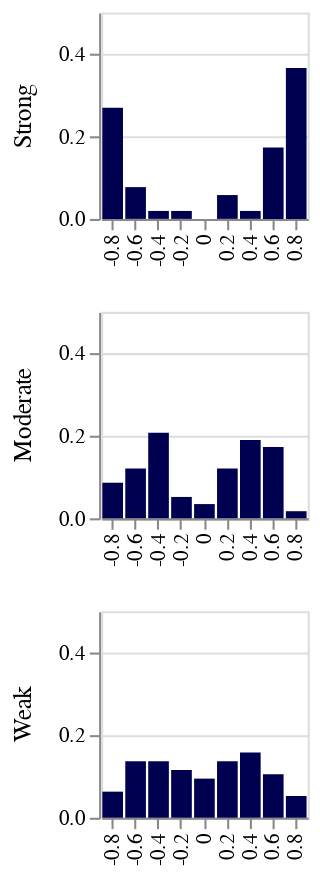

Notebook code cell kept with this figure:
### Code cell
#MINMIMAL = 1
compare_scale['condensed'] = 2
compare_scale['concentrated'] = 2
compare_scale['broad'] = 2
ed1fc = tag_values(merged,compare_scale)
grouped_data = group_answers(ed1fc)
grouped_data['Cat'] = grouped_data['Cat'].apply(lambda x: {1 :'Weak',2: 'Moderate', 3:'Strong'}[float(x)])
e1_normalized = normalize_groups(grouped_data[grouped_data['Negative'] == False])
x,y,z = e1_normalized.groupby('Cat')['Count'].apply(list)
y.insert(4,0)
#x.insert(4,0)
print(h3(p,x),h3(q,y),h3(r,z))
alt.Chart(e1_normalized).mark_bar().encode(
    x=alt.X('Correlation:O',title=None),
    y=alt.Y('Count:Q',title=None,scale=alt.Scale(domain=(0, 0.5))),
   # column=alt.Column('Negative:N',title='Negative statement?'),
    row=alt.Row('Cat:O',title='',sort=["Strong","Moderate","Weak"])).properties(width=100,height=100).resolve_axis(x='independent') #,title='Occurrence of {} words per correlation'.format(trait))

### Figure 1 — Vega-Lite specification as saved in the notebook (floating-point values rounded to 4 significant figures)
{"config": {"mark": {"color": "#000050"}, "title": {"font": "Avenir", "anchor": "end"}, "axis": {"labelFont": "Avenir", "titleFont": "Avenir"}, "headerColumn": {"labels": false}, "header": {"labelFont": "Avenir", "labelFontSize": 12, "titleFont": "Avenir"}, "legend": {"labelFont": "Avenir", "titleFont": "Avenir"}}, "data": {"name": "data-bf9dc11921597e6578e9b3e8e821f724"}, "mark": "bar", "encoding": {"row": {"type": "ordinal", "field": "Cat", "sort": ["Strong", "Moderate", "Weak"], "title": ""}, "x": {"type": "ordinal", "field": "Correlation", "title": null}, "y": {"type": "quantitative", "field": "Count", "scale": {"domain": [0, 0.5]}, "title": null}}, "height": 100, "resolve": {"axis": {"x": "independent"}}, "width": 100, "$schema": "https://vega.github.io/schema/vega-lite/v4.8.1.json", "datasets": {"data-bf9dc11921597e6578e9b3e8e821f724": [{"Cat": "Moderate", "Correlation": -0.8, "Count": 0.08621}, {"Cat": "Moderate", "Correlation": -0.6, "Count": 0.1207}, {"Cat": "Moderate", "Correlation": -0.4, "Count": 0.2069}, {"Cat": "Moderate", "Correlation": -0.2, "Count": 0.05172}, {"Cat": "Moderate", "Correlation": 0.0, "Count": 0.03448}, {"Cat": "Moderate", "Correlation": 0.2, "Count": 0.1207}, {"Cat": "Moderate", "Correlation": 0.4, "Count": 0.1897}, {"Cat": "Moderate", "Correlation": 0.6, "Count": 0.1724}, {"Cat": "Moderate", "Correlation": 0.8, "Count": 0.01724}, {"Cat": "Strong", "Correlation": -0.8, "Count": 0.2692}, {"Cat": "Strong", "Correlation": -0.6, "Count": 0.07692}, {"Cat": "Strong", "Correlation": -0.4, "Count": 0.01923}, {"Cat": "Strong", "Correlation": -0.2, "Count": 0.01923}, {"Cat": "Strong", "Correlation": 0.2, "Count": 0.05769}, {"Cat": "Strong", "Correlation": 0.4, "Count": 0.01923}, {"Cat": "Strong", "Correlation": 0.6, "Count": 0.1731}, {"Cat": "Strong", "Correlation": 0.8, "Count": 0.3654}, {"Cat": "Weak", "Correlation": -0.8, "Count": 0.06316}, {"Cat": "Weak", "Correlation": -0.6, "Count": 0.1368}, {"Cat": "Weak", "Correlation": -0.4, "Count": 0.1368}, {"Cat": "Weak", "Correlation": -0.2, "Count": 0.1158}, {"Cat": "Weak", "Correlation": 0.0, "Count": 0.09474}, {"Cat": "Weak", "Correlation": 0.2, "Count": 0.1368}, {"Cat": "Weak", "Correlation": 0.4, "Count": 0.1579}, {"Cat": "Weak", "Correlation": 0.6, "Count": 0.1053}, {"Cat": "Weak", "Correlation": 0.8, "Count": 0.05263}]}}
